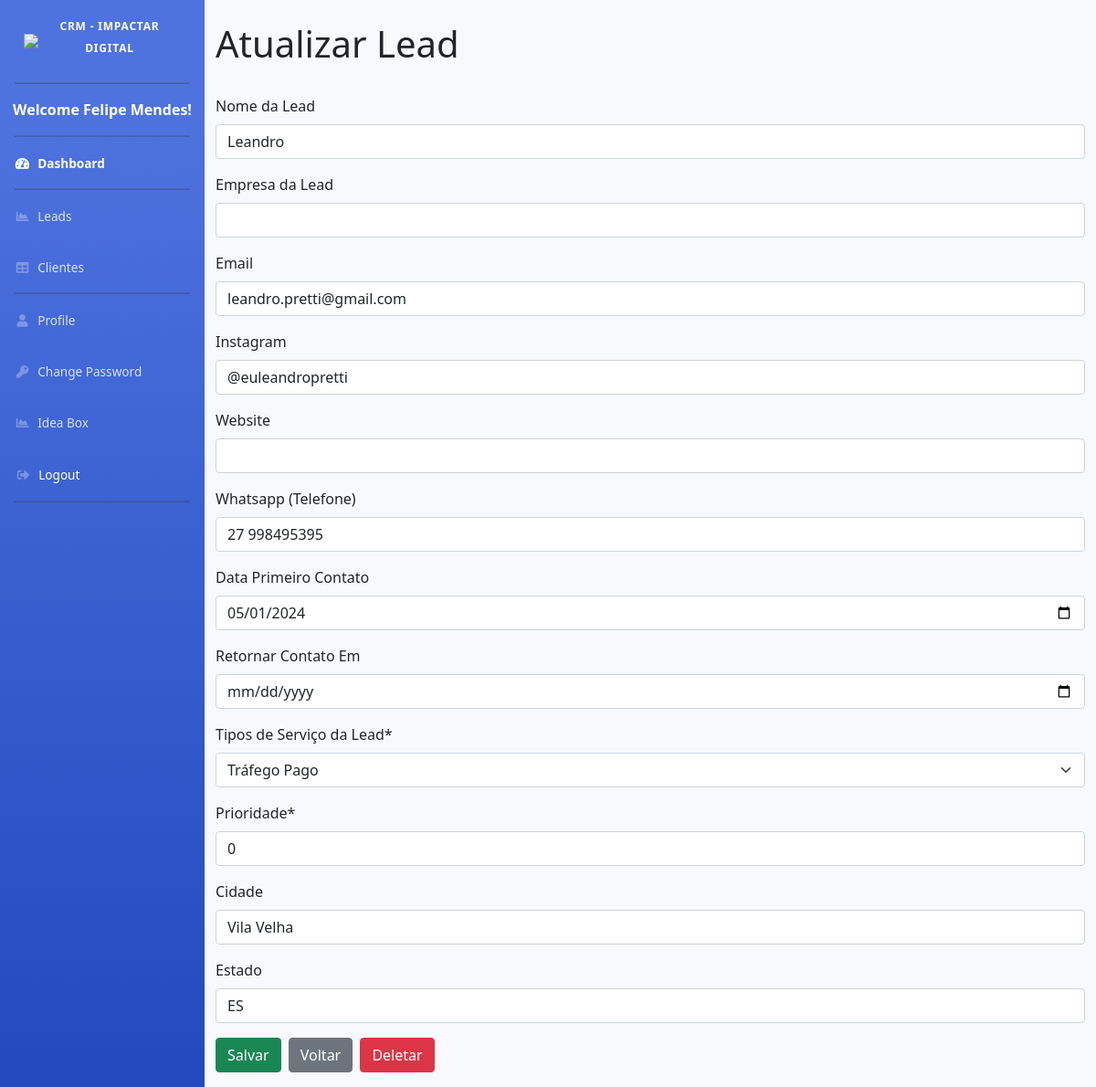
The page /update_lead/27/ (signed in) on the database its author committed.
### apps/leads/models.py (models this page shows, shortened)
class Lead(models.Model):
    created_at = models.DateField(auto_now_add=True, verbose_name=_("Dia que a Lead Chegou"))
    first_name = models.CharField(max_length=255, verbose_name=_("Nome da Lead"), blank=True)
    company_name = models.CharField(max_length=255, verbose_name=_("Empresa da Lead"), blank=True)
    email = models.EmailField(max_length=255, unique=False, verbose_name=_("Email"), blank=True)
    instagram = models.CharField(max_length=50, blank=True, null=True, verbose_name=_("Instagram"))
    website = models.URLField(blank=True, null=True, verbose_name=_("Website"))
    whatsapp = models.CharField(max_length=20, verbose_name=_("Whatsapp (Telefone)"), blank=True)
    first_contact_date = models.DateField(verbose_name=_("Data Primeiro Contato"),null=True, blank=True)
    return_contact = models.DateField(verbose_name=_("Retornar Contato Em"),null=True, blank=True)
    service_type = models.ForeignKey(ServiceType, on_delete=models.SET_NULL, null=True, verbose_name=_("Tipos de Serviço da Lead"))
    priority = models.IntegerField(verbose_name=_("Prioridade"))
    city = models.CharField(max_length=50, verbose_name=_("Cidade"), blank=True)
    state = models.CharField(max_length=2, verbose_name=_("Estado"), blank=True)

### apps/leads/views.py (the view, shortened to what this page needs)
# urls.py: path('update_lead/<int:pk>/', LeadUpdateView.as_view(), name='update_lead'),
class LeadUpdateView(LoginRequiredMixin, UpdateView):
    model = Lead
    form_class = LeadForm
    template_name = 'leads/update_lead.html'
    success_url = reverse_lazy('leads')
    def get_form(self, form_class=None):
        form = super().get_form(form_class)  # get the form
        if 'first_contact_date' in form.fields:
            form.fields['first_contact_date'].widget = DateInput(attrs={'type': 'date', 'class': 'datepicker'})
        if 'return_contact' in form.fields:
            form.fields['return_contact'].widget = DateInput(attrs={'type': 'date', 'class': 'datepicker'})
        return form

### apps/leads/forms.py
class LeadForm(forms.ModelForm):
    class Meta:
        model = Lead
        fields = '__all__'

### apps/leads/models.py (called while the page is built)
    def __str__(self):
        return self.name

### templates/leads/update_lead.html (shortened to what this page needs)
{% extends 'base.html' %}
{% load static %}
{% load lead_extras %}
{% load crispy_forms_tags %}
{% block content %}
<div class="container mt-4">
    <h1>Atualizar Lead</h1><br>
    <form method="post" class="mb-3">
        {{ form|crispy }}
        <div class="form-group">
            <button type="submit" name="save" class="btn btn-success mr-1">Salvar</button>
            <a href="{% url 'leads' %}" class="btn btn-secondary mr-1">Voltar</a>
            <button id="deleteBtn" type="button" class="btn btn-danger">Deletar</button>
        </div>
    </form>
</div>
{% endblock %}

### templates/base.html (shortened to what this page needs)
{% load static %}
{% load crispy_forms_tags %}
<!DOCTYPE html>
<html lang="en">
<head>
  <link rel="stylesheet" href="https://cdn.datatables.net/1.10.20/css/jquery.dataTables.min.css">
  <link rel="stylesheet" href="https://code.jquery.com/ui/1.12.1/themes/base/jquery-ui.css">
  <link href="https://stackpath.bootstrapcdn.com/bootstrap/5.1.0/css/bootstrap.min.css" rel="stylesheet">
  <link href="https://cdnjs.cloudflare.com/ajax/libs/font-awesome/5.11.2/css/all.min.css" rel="stylesheet" type="text/css">
  <link href="https://cdnjs.cloudflare.com/ajax/libs/bootstrap-icons/1.7.2/font/bootstrap-icons.min.css" rel="stylesheet">
  <link href="{% static 'css/sb-admin-2.min.css' %}" rel="stylesheet">
  <link rel="stylesheet" href="https://stackpath.bootstrapcdn.com/bootstrap/5.1.0/css/bootstrap.min.css">
  <link rel="stylesheet" href="{% static 'date-time-phone/jquery-ui.css' %}">
  <link rel='stylesheet' href="{% static 'date-time-phone/jquery-ui-timepicker-addon.css' %}" />
</head>
<body id="page-top">
  <div id="wrapper">
    <ul class="navbar-nav bg-gradient-primary sidebar sidebar-dark accordion" id="accordionSidebar">
      <a class="sidebar-brand d-flex align-items-center justify-content-center" style="margin: 10px;" href="https://impactardigital.com.br/" target="_blank">
        <div class="sidebar-brand-icon">
          <img src="{% static 'img/LOGO_ID.png' %}" class="sidebar-logo">
        </div>
          <div class="sidebar-brand-text mx-3"> <sup>CRM - Impactar Digital</sup></div>
      </a>
      <hr class="sidebar-divider">
      <p class="text-center text-white font-weight-bold">Welcome {{user.first_name}} {{user.last_name}}!</p>
      <hr class="sidebar-divider my-0">
      <li class="nav-item active">
        <a class="nav-link" href="{% url 'dashboard' %}">
          <i class="fas fa-fw fa-tachometer-alt"></i>
          <span>Dashboard</span></a>
      </li>
      <hr class="sidebar-divider my-0">
      <li class="nav-item">
        <a class="nav-link" href="{% url 'leads' %}">
          <i class="fas fa-fw fa-chart-area"></i>
          <span>Leads</span></a>
      </li>
      <li class="nav-item">
        <a class="nav-link" href="{% url 'clients' %}">
          <i class="fas fa-fw fa-table"></i>
          <span>Clientes</span></a>
      </li>
      <hr class="sidebar-divider my-0">
      <li class="nav-item">
        <a class="nav-link" href="{% url 'profile' %}">
          <i class="fas fa-fw fa-user"></i>
          <span>Profile</span></a>
      </li>
      <li class="nav-item">
        <a class="nav-link" href="{% url 'change-password' %}">
          <i class="fas fa-fw fa-key"></i>
          <span>Change Password</span></a>
      </li>
      <li class="nav-item">
        <a class="nav-link" href="{% url 'suggestions_list' %}">
          <i class="fas fa-fw fa-chart-area"></i>
          <span>Idea Box</span></a>
      </li>
      <li class="nav-item">
        <form action="{% url 'logout' %}" method="post">
          <button type="submit" class="btn btn-link nav-link" style="color: white; text-decoration: none;">
            <i class="fas fa-fw fa-sign-out-alt"></i>
            <span>Logout</span>
          </button>
        </form>
      </li>
      <hr class="sidebar-divider d-none d-md-block">
    </ul>
    <div id="content-wrapper" class="d-flex flex-column">
      <div id="content">
        {% block content %}
        {% endblock content %}
      </div>
    </div>
  </div>
  {% block extra_css %}
  <link rel="stylesheet" type="text/css" href="{% static 'css/custom.css' %}">
  {% endblock extra_css %}
</body>
</html>

### static/css/custom.css (style rules this page uses)
.sidebar-logo { width: 100%; max-width: 100px; height: auto; transform: rotate(0deg); display: block; margin: 0 auto; }

### rows shown on the page
Lead: first_name "Leandro", email "leandro.pretti@gmail.com", instagram "@euleandropretti", whatsapp "27 998495395", first_contact_date "05/01/2024", service_type "Tráfego Pago", priority "0", city "Vila Velha", state "ES"

### other values the page prints
{{ user.first_name }} "Felipe"
{{ user.last_name }} "Mendes"
